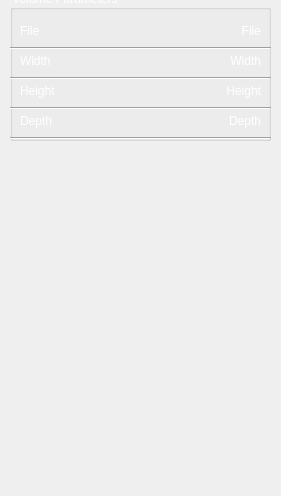
    <widget class="QWidget" name="volumePage">
     <property name="geometry">
      <rect>
       <x>0</x>
       <y>0</y>
       <width>281</width>
       <height>496</height>
      </rect>
     </property>
     <attribute name="label">
      <string>Volume</string>
     </attribute>
     <widget class="QGroupBox" name="volumeParamsBox">
      <property name="geometry">
       <rect>
        <x>10</x>
        <y>-10</y>
        <width>261</width>
        <height>151</height>
       </rect>
      </property>
      <property name="styleSheet">
       <string notr="true">color: rgb(255, 255, 255);
font: 100 italic 15pt &quot;Gill Sans&quot;;</string>
      </property>
      <property name="title">
       <string>Volume Parameters</string>
      </property>
      <property name="alignment">
       <set>Qt::AlignLeading|Qt::AlignLeft|Qt::AlignVCenter</set>
      </property>
      <property name="flat">
       <bool>false</bool>
      </property>
      <property name="checkable">
       <bool>false</bool>
      </property>
      <widget class="Line" name="l5_2">
       <property name="geometry">
        <rect>
         <x>0</x>
         <y>50</y>
         <width>261</width>
         <height>16</height>
        </rect>
       </property>
       <property name="styleSheet">
        <string notr="true">color: rgb(255, 255, 255);</string>
       </property>
       <property name="orientation">
        <enum>Qt::Horizontal</enum>
       </property>
      </widget>
      <widget class="QLabel" name="fileText">
       <property name="geometry">
        <rect>
         <x>80</x>
         <y>30</y>
         <width>171</width>
         <height>21</height>
        </rect>
       </property>
       <property name="styleSheet">
        <string notr="true">color: rgb(255, 255, 255);
font: 100 italic 15pt &quot;Gill Sans&quot;;
background-color: none;</string>
       </property>
       <property name="text">
        <string>File</string>
       </property>
       <property name="alignment">
        <set>Qt::AlignRight|Qt::AlignTrailing|Qt::AlignVCenter</set>
       </property>
      </widget>
      <widget class="QLabel" name="widtheText">
       <property name="geometry">
        <rect>
         <x>80</x>
         <y>60</y>
         <width>171</width>
         <height>21</height>
        </rect>
       </property>
       <property name="styleSheet">
        <string notr="true">color: rgb(255, 255, 255);
font: 100 italic 15pt &quot;Gill Sans&quot;;
background-color: none;</string>
       </property>
       <property name="text">
        <string>Width</string>
       </property>
       <property name="alignment">
        <set>Qt::AlignRight|Qt::AlignTrailing|Qt::AlignVCenter</set>
       </property>
      </widget>
      <widget class="QLabel" name="width">
       <property name="geometry">
        <rect>
         <x>10</x>
         <y>60</y>
         <width>91</width>
         <height>21</height>
        </rect>
       </property>
       <property name="styleSheet">
        <string notr="true">color: rgb(255, 255, 255);
font: 100 italic 15pt &quot;Gill Sans&quot;;
background-color: none;</string>
       </property>
       <property name="text">
        <string>Width</string>
       </property>
       <property name="alignment">
        <set>Qt::AlignLeading|Qt::AlignLeft|Qt::AlignVCenter</set>
       </property>
      </widget>
      <widget class="QLabel" name="file">
       <property name="geometry">
        <rect>
         <x>10</x>
         <y>30</y>
         <width>91</width>
         <height>21</height>
        </rect>
       </property>
       <property name="styleSheet">
        <string notr="true">color: rgb(255, 255, 255);
font: 100 italic 15pt &quot;Gill Sans&quot;;
background-color: none;</string>
       </property>
       <property name="text">
        <string>File</string>
       </property>
       <property name="alignment">
        <set>Qt::AlignLeading|Qt::AlignLeft|Qt::AlignVCenter</set>
       </property>
      </widget>
      <widget class="Line" name="l5_3">
       <property name="geometry">
        <rect>
         <x>0</x>
         <y>80</y>
         <width>261</width>
         <height>16</height>
        </rect>
       </property>
       <property name="styleSheet">
        <string notr="true">color: rgb(255, 255, 255);</string>
       </property>
       <property name="orientation">
        <enum>Qt::Horizontal</enum>
       </property>
      </widget>
      <widget class="QLabel" name="heightText">
       <property name="geometry">
        <rect>
         <x>80</x>
         <y>90</y>
         <width>171</width>
         <height>21</height>
        </rect>
       </property>
       <property name="styleSheet">
        <string notr="true">color: rgb(255, 255, 255);
font: 100 italic 15pt &quot;Gill Sans&quot;;
background-color: none;</string>
       </property>
       <property name="text">
        <string>Height</string>
       </property>
       <property name="alignment">
        <set>Qt::AlignRight|Qt::AlignTrailing|Qt::AlignVCenter</set>
       </property>
      </widget>
      <widget class="QLabel" name="height">
       <property name="geometry">
        <rect>
         <x>10</x>
         <y>90</y>
         <width>91</width>
         <height>21</height>
        </rect>
       </property>
       <property name="styleSheet">
        <string notr="true">color: rgb(255, 255, 255);
font: 100 italic 15pt &quot;Gill Sans&quot;;
background-color: none;</string>
       </property>
       <property name="text">
        <string>Height</string>
       </property>
       <property name="alignment">
        <set>Qt::AlignLeading|Qt::AlignLeft|Qt::AlignVCenter</set>
       </property>
      </widget>
      <widget class="Line" name="l5_4">
       <property name="geometry">
        <rect>
         <x>0</x>
         <y>110</y>
         <width>261</width>
         <height>16</height>
        </rect>
       </property>
       <property name="styleSheet">
        <string notr="true">color: rgb(255, 255, 255);</string>
       </property>
       <property name="orientation">
        <enum>Qt::Horizontal</enum>
       </property>
      </widget>
      <widget class="QLabel" name="depthText">
       <property name="geometry">
        <rect>
         <x>80</x>
         <y>120</y>
         <width>171</width>
         <height>21</height>
        </rect>
       </property>
       <property name="styleSheet">
        <string notr="true">color: rgb(255, 255, 255);
font: 100 italic 15pt &quot;Gill Sans&quot;;
background-color: none;</string>
       </property>
       <property name="text">
        <string>Depth</string>
       </property>
       <property name="alignment">
        <set>Qt::AlignRight|Qt::AlignTrailing|Qt::AlignVCenter</set>
       </property>
      </widget>
      <widget class="QLabel" name="depth">
       <property name="geometry">
        <rect>
         <x>10</x>
         <y>120</y>
         <width>91</width>
         <height>21</height>
        </rect>
       </property>
       <property name="styleSheet">
        <string notr="true">color: rgb(255, 255, 255);
font: 100 italic 15pt &quot;Gill Sans&quot;;
background-color: none;</string>
       </property>
       <property name="text">
        <string>Depth</string>
       </property>
       <property name="alignment">
        <set>Qt::AlignLeading|Qt::AlignLeft|Qt::AlignVCenter</set>
       </property>
      </widget>
      <widget class="Line" name="l5_5">
       <property name="geometry">
        <rect>
         <x>0</x>
         <y>140</y>
         <width>261</width>
         <height>16</height>
        </rect>
       </property>
       <property name="styleSheet">
        <string notr="true">color: rgb(255, 255, 255);</string>
       </property>
       <property name="orientation">
        <enum>Qt::Horizontal</enum>
       </property>
      </widget>
     </widget>
    </widget>
